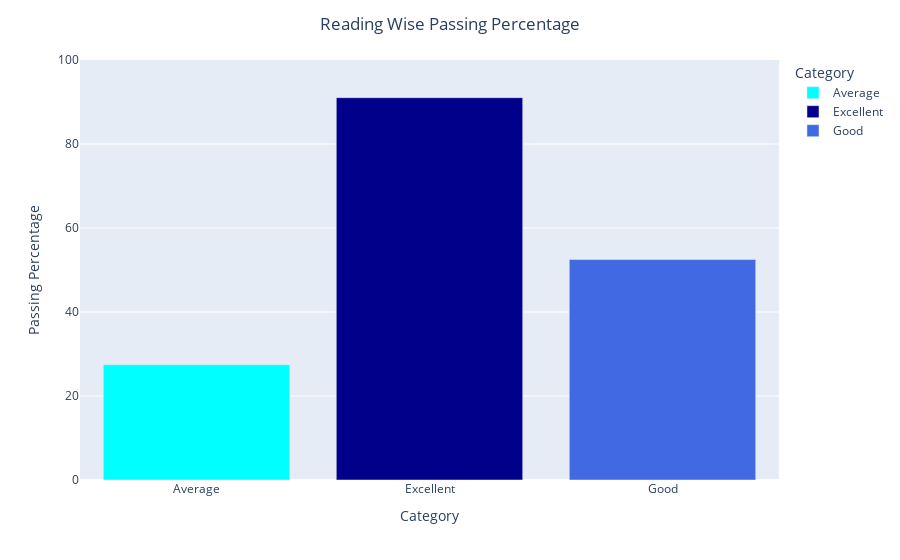

Write notebook code for a chart like this one.
### Code cell
#visualizing
import plotly.express as px
fig = px.bar(passing_bY_reading_df, x='Category', y='Passing Percentage',
            color='Category',color_discrete_map={'Average': 'cyan',
    'Good': 'royalblue',
    'Excellent': 'darkblue'})
fig.update_layout(title='Reading Wise Passing Percentage',
                 title_x=0.5)
fig.update_yaxes(range=[0,100])
fig.show()

### Figure 1 — Plotly figure (JSON) as saved in the notebook; plotly's stock layout.template omitted (floating-point values rounded to 4 significant figures)
{"data": [{"alignmentgroup": "True", "hovertemplate": "Category=%{x}<br>Passing Percentage=%{y}<extra></extra>", "legendgroup": "Average", "marker": {"color": "cyan", "pattern": {"shape": ""}}, "name": "Average", "offsetgroup": "Average", "orientation": "v", "showlegend": true, "textposition": "auto", "type": "bar", "x": ["Average"], "xaxis": "x", "y": [27.45], "yaxis": "y"}, {"alignmentgroup": "True", "hovertemplate": "Category=%{x}<br>Passing Percentage=%{y}<extra></extra>", "legendgroup": "Excellent", "marker": {"color": "darkblue", "pattern": {"shape": ""}}, "name": "Excellent", "offsetgroup": "Excellent", "orientation": "v", "showlegend": true, "textposition": "auto", "type": "bar", "x": ["Excellent"], "xaxis": "x", "y": [91.03], "yaxis": "y"}, {"alignmentgroup": "True", "hovertemplate": "Category=%{x}<br>Passing Percentage=%{y}<extra></extra>", "legendgroup": "Good", "marker": {"color": "royalblue", "pattern": {"shape": ""}}, "name": "Good", "offsetgroup": "Good", "orientation": "v", "showlegend": true, "textposition": "auto", "type": "bar", "x": ["Good"], "xaxis": "x", "y": [52.5], "yaxis": "y"}], "layout": {"autosize": true, "barmode": "relative", "legend": {"title": {"text": "Category"}, "tracegroupgap": 0}, "margin": {"t": 60}, "title": {"text": "Reading Wise Passing Percentage", "x": 0.5}, "xaxis": {"anchor": "y", "autorange": true, "categoryarray": ["Average", "Excellent", "Good"], "categoryorder": "array", "domain": [0, 1], "range": [-0.5, 2.5], "title": {"text": "Category"}, "type": "category"}, "yaxis": {"anchor": "x", "domain": [0, 1], "range": [0, 100], "title": {"text": "Passing Percentage"}, "type": "linear"}}}
